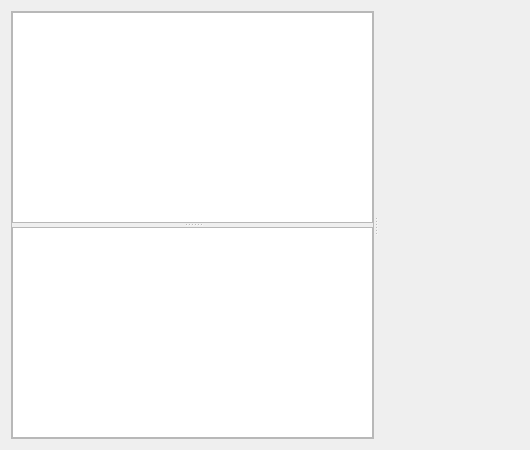
<?xml version="1.0" encoding="UTF-8"?>
<ui version="4.0">
 <class>PanelPlot</class>
 <widget class="QWidget" name="PanelPlot">
  <property name="geometry">
   <rect>
    <x>0</x>
    <y>0</y>
    <width>530</width>
    <height>450</height>
   </rect>
  </property>
  <property name="windowTitle">
   <string>Form</string>
  </property>
  <layout class="QGridLayout" name="gridLayout">
   <item row="0" column="0">
    <widget class="QSplitter" name="plotSplitter">
     <property name="sizePolicy">
      <sizepolicy hsizetype="Expanding" vsizetype="Preferred">
       <horstretch>0</horstretch>
       <verstretch>0</verstretch>
      </sizepolicy>
     </property>
     <property name="orientation">
      <enum>Qt::Horizontal</enum>
     </property>
     <widget class="QFrame" name="frame">
      <property name="sizePolicy">
       <sizepolicy hsizetype="Maximum" vsizetype="Preferred">
        <horstretch>0</horstretch>
        <verstretch>0</verstretch>
       </sizepolicy>
      </property>
      <property name="frameShape">
       <enum>QFrame::StyledPanel</enum>
      </property>
      <property name="frameShadow">
       <enum>QFrame::Raised</enum>
      </property>
      <layout class="QGridLayout" name="gridLayout_2">
       <property name="leftMargin">
        <number>0</number>
       </property>
       <property name="topMargin">
        <number>0</number>
       </property>
       <property name="rightMargin">
        <number>0</number>
       </property>
       <property name="bottomMargin">
        <number>0</number>
       </property>
       <item row="0" column="0">
        <widget class="QSplitter" name="typeSplitter">
         <property name="orientation">
          <enum>Qt::Vertical</enum>
         </property>
         <widget class="QListWidget" name="plotTypes">
          <property name="sizePolicy">
           <sizepolicy hsizetype="Maximum" vsizetype="Expanding">
            <horstretch>0</horstretch>
            <verstretch>0</verstretch>
           </sizepolicy>
          </property>
         </widget>
         <widget class="QListWidget" name="plotNames">
          <property name="sizePolicy">
           <sizepolicy hsizetype="Maximum" vsizetype="Expanding">
            <horstretch>0</horstretch>
            <verstretch>0</verstretch>
           </sizepolicy>
          </property>
         </widget>
        </widget>
       </item>
      </layout>
     </widget>
     <widget class="QCustomPlot" name="plotWindow" native="true">
      <property name="sizePolicy">
       <sizepolicy hsizetype="Preferred" vsizetype="Preferred">
        <horstretch>0</horstretch>
        <verstretch>0</verstretch>
       </sizepolicy>
      </property>
     </widget>
    </widget>
   </item>
  </layout>
 </widget>
 <customwidgets>
  <customwidget>
   <class>QCustomPlot</class>
   <extends>QWidget</extends>
   <header>panel/plot/qcustomplot.h</header>
   <container>1</container>
  </customwidget>
 </customwidgets>
 <resources/>
 <connections/>
</ui>
